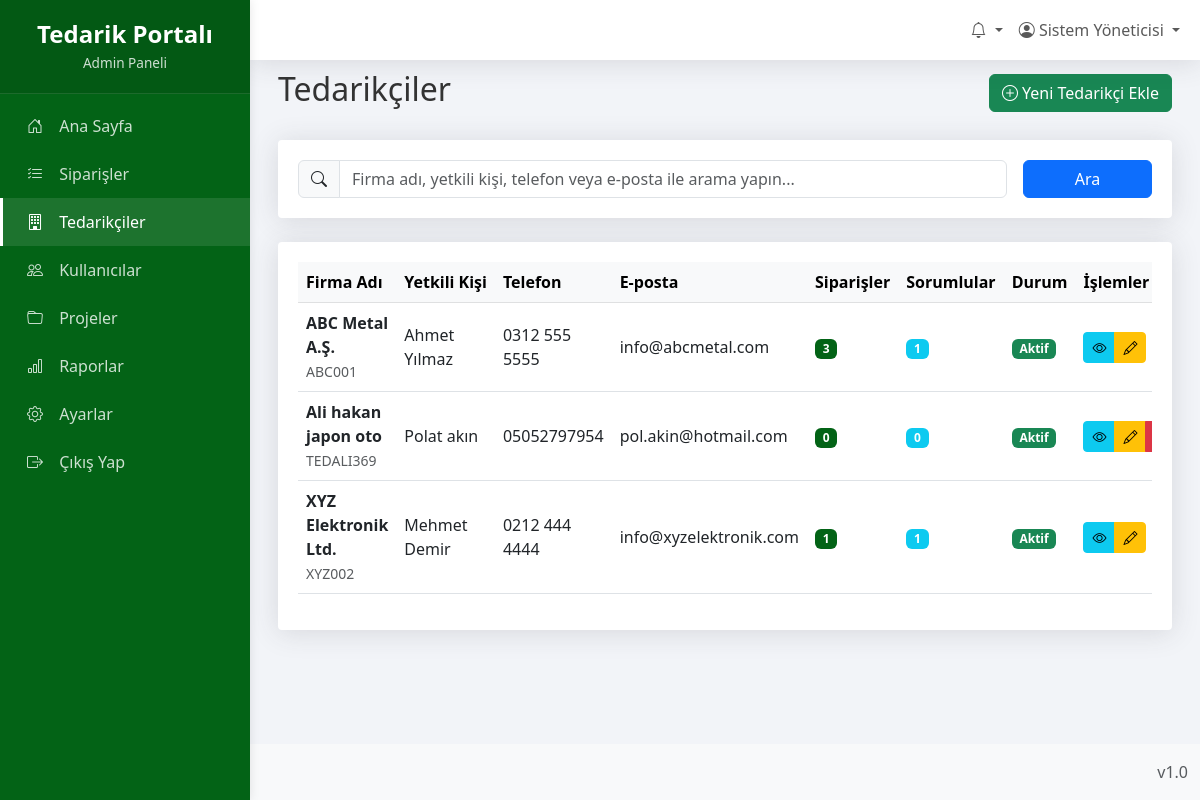
/admin/tedarikciler.php (signed in), run on the app's committed database.
### tables this page shows
CREATE TABLE `tedarikciler` (
  `id` int(11) NOT NULL,
  `firma_adi` varchar(255) NOT NULL,
  `firma_kodu` varchar(50) DEFAULT NULL,
  `adres` text DEFAULT NULL,
  `il` varchar(255) NOT NULL,
  `ilce` varchar(255) NOT NULL,
  `telefon` varchar(20) DEFAULT NULL,
  `email` varchar(100) DEFAULT NULL,
  `yetkili_kisi` varchar(100) DEFAULT NULL,
  `vergi_dairesi` varchar(255) NOT NULL,
  `vergi_no` varchar(20) DEFAULT NULL,
  `aktif` tinyint(1) NOT NULL DEFAULT 1,
  `olusturan_id` int(11) NOT NULL,
  `olusturma_tarihi` datetime DEFAULT current_timestamp(),
  `guncelleme_tarihi` datetime DEFAULT NULL ON UPDATE current_timestamp(),
  `kullanici_id` int(11) DEFAULT NULL,
  `aciklama` varchar(255) NOT NULL
);

### admin/tedarikciler.php (the view, shortened to what this page needs)
<?php
require_once '../config.php';
$arama = isset($_GET['arama']) ? trim($_GET['arama']) : '';
$sql_params = [];
$sql = "SELECT t.*,
       (SELECT COUNT(id) FROM siparisler WHERE tedarikci_id = t.id) as siparis_sayisi,
       (SELECT COUNT(id) FROM sorumluluklar WHERE tedarikci_id = t.id) as sorumlu_sayisi
       FROM tedarikciler t
       WHERE 1=1";
$sql .= " ORDER BY t.firma_adi";
$stmt = $db->prepare($sql);
$stmt->execute($sql_params);
$tedarikciler = $stmt->fetchAll(PDO::FETCH_ASSOC);
include 'header.php';
?>
<div class="container-fluid">
    <div class="d-flex justify-content-between align-items-center mb-4">
        <h2>Tedarikçiler</h2>
        <a href="tedarikci_ekle.php" class="btn btn-success">
            <i class="bi bi-plus-circle"></i> Yeni Tedarikçi Ekle
        </a>
    </div>
    <div class="card mb-4">
        <div class="card-body">
            <form action="" method="GET" class="row g-3">
                <div class="col-md-10">
                    <div class="input-group">
                        <span class="input-group-text"><i class="bi bi-search"></i></span>
                        <input type="text" class="form-control" name="arama" placeholder="Firma adı, yetkili kişi, telefon veya e-posta ile arama yapın..." value="<?= htmlspecialchars($arama) ?>">
                    </div>
                </div>
                <div class="col-md-2">
                    <button type="submit" class="btn btn-primary w-100">Ara</button>
                </div>
            </form>
        </div>
    </div>
    <div class="card">
        <div class="card-body">
            <div class="table-responsive">
                <table class="table table-hover">
                    <thead class="table-light">
                        <tr>
                            <th>Firma Adı</th>
                            <th>Yetkili Kişi</th>
                            <th>Telefon</th>
                            <th>E-posta</th>
                            <th>Siparişler</th>
                            <th>Sorumlular</th>
                            <th>Durum</th>
                            <th>İşlemler</th>
                        </tr>
                    </thead>
                    <tbody>
                        <?php if (count($tedarikciler) > 0): ?>
                            <?php foreach ($tedarikciler as $tedarikci): ?>
                                <tr>
                                    <td>
                                        <div class="fw-bold"><?= htmlspecialchars($tedarikci['firma_adi']) ?></div>
                                        <small class="text-muted"><?= htmlspecialchars($tedarikci['firma_kodu']) ?></small>
                                    </td>
                                    <td><?= htmlspecialchars($tedarikci['yetkili_kisi']) ?></td>
                                    <td><?= htmlspecialchars($tedarikci['telefon']) ?></td>
                                    <td><?= htmlspecialchars($tedarikci['email']) ?></td>
                                    <td><span class="badge bg-primary"><?= $tedarikci['siparis_sayisi'] ?></span></td>
                                    <td><span class="badge bg-info"><?= $tedarikci['sorumlu_sayisi'] ?></span></td>
                                    <td>
                                        <?php if ($tedarikci['aktif'] == 1): ?>
                                            <span class="badge bg-success">Aktif</span>
                                        <?php else: ?>
                                            <span class="badge bg-danger">Pasif</span>
                                        <?php endif; ?>
                                    </td>
                                    <td>
                                        <div class="btn-group btn-group-sm">
                                            <a href="tedarikci_detay.php?id=<?= $tedarikci['id'] ?>" class="btn btn-info" title="Detay">
                                                <i class="bi bi-eye"></i>
                                            </a>
                                            <a href="tedarikci_duzenle.php?id=<?= $tedarikci['id'] ?>" class="btn btn-warning" title="Düzenle">
                                                <i class="bi bi-pencil"></i>
                                            </a>
                                            <?php if ($tedarikci['siparis_sayisi'] == 0): ?>
                                                <button type="button" class="btn btn-danger delete-btn" data-id="<?= $tedarikci['id'] ?>" data-name="<?= htmlspecialchars($tedarikci['firma_adi']) ?>" title="Sil">
                                                </button>
                                            <?php endif; ?>
                                        </div>
                                    </td>
                                </tr>
                            <?php endforeach; ?>
                        <?php else: ?>
                            <tr>
                                <td colspan="8" class="text-center">Tedarikçi bulunamadı.</td>
                            </tr>
                        <?php endif; ?>
                    </tbody>
                </table>
            </div>
        </div>
    </div>
</div>
<?php include 'footer.php'; ?>

### assets/css/panel.css (style rules this page uses)
:root { --primary-color: #1a3a5f; --secondary-color: #36404a; --accent-color: #507093; --light-color: #f2f4f8; --text-color: #333; --border-color: #d8dbe0; --success-color: #3c6a56; --warning-color: #a17d32; --danger-color: #8c3a3a; --info-color: #3a5a7c; --sidebar-width: 250px; }
html, body { height: 100%; margin: 0; padding: 0; overflow-x: hidden; }
body { background-color: var(--light-color); color: var(--text-color); font-family: 'Segoe UI', Arial, sans-serif; position: relative; min-height: 100vh; display: flex; flex-direction: column; }
.card { border: none; margin-bottom: 1.5rem; border-radius: 0.25rem; box-shadow: 0 0.125rem 0.25rem rgba(0, 0, 0, 0.075); }
.card-body { padding: 1.25rem; }
.table th { font-weight: 600; border-top: none; background-color: #f8f9fa; white-space: nowrap; }
.table td { vertical-align: middle; }
.table-responsive { overflow-x: auto; }

### data on the page
tedarikciler: firma_adi "ABC Metal A.Ş.", firma_kodu "ABC001", yetkili_kisi "Ahmet Yılmaz", telefon "0312 555 5555", email "info@abcmetal.com", siparis_sayisi "3", sorumlu_sayisi "1", aktif "Aktif"
tedarikciler: firma_adi "Ali hakan japon oto", firma_kodu "TEDALI369", yetkili_kisi "Polat akın", telefon "05052797954", email "pol.akin@hotmail.com", siparis_sayisi "0", sorumlu_sayisi "0", aktif "Aktif"
tedarikciler: firma_adi "XYZ Elektronik Ltd.", firma_kodu "XYZ002", yetkili_kisi "Mehmet Demir", telefon "0212 444 4444", email "info@xyzelektronik.com", siparis_sayisi "1", sorumlu_sayisi "1", aktif "Aktif"

### other printed values
guvenli($_SESSION['ad_soyad']) "Sistem Yöneticisi"
